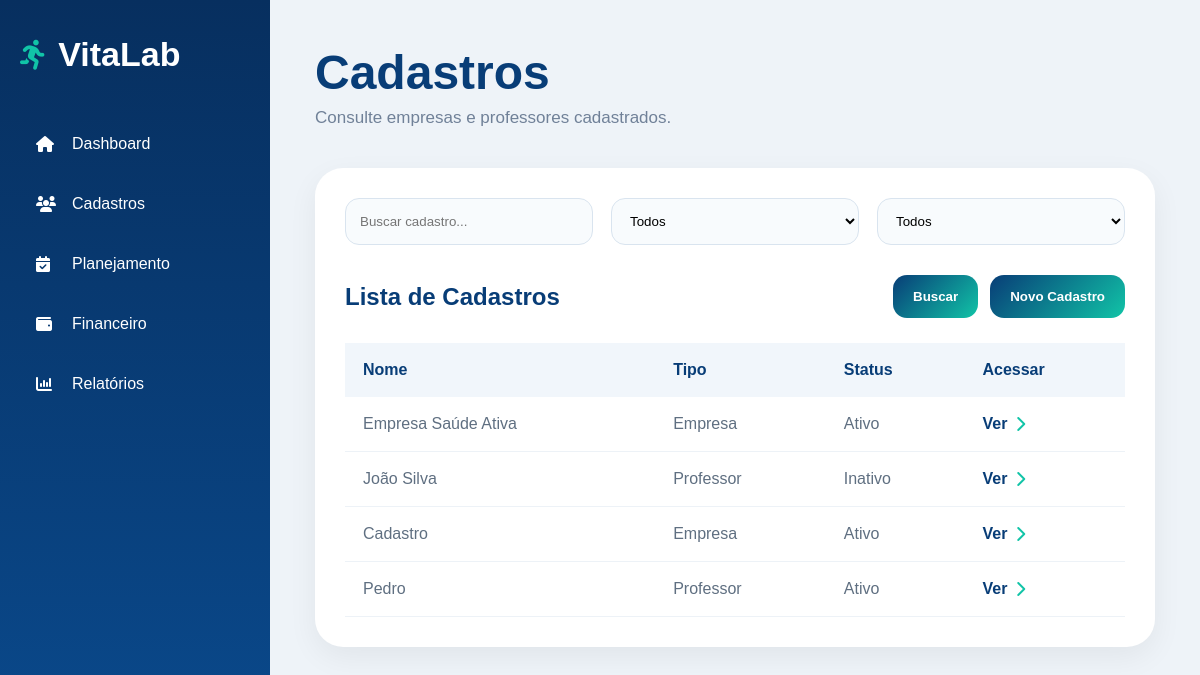
Page /cadastros on the committed database.
### tables this page shows
CREATE TABLE cadastros (
    id INTEGER PRIMARY KEY AUTOINCREMENT,
    tipo TEXT NOT NULL,
    status TEXT NOT NULL,

    razao_social TEXT,
    nome_fantasia TEXT,
    cnpj TEXT,
    inscricao_estadual TEXT,
    endereco TEXT,
    contato_responsavel TEXT,
    email TEXT,
    data_inicio_contrato TEXT,
    data_renovacao_contrato TEXT,
    valor_mensal TEXT,
    dia_pagamento TEXT,
    horarios_aulas TEXT,
    professor_responsavel TEXT,
    dados_pagamento TEXT,
    quantidade_alunos TEXT,

    nome_professor TEXT,
    cpf TEXT,
    registro_mei TEXT,
    registro_cref TEXT,
    empresas_vinculadas TEXT,
    valor_pagamento TEXT
, professor_responsavel_id INTEGER);

### app.py (the view)
@app.route("/cadastros")
def cadastros():
    busca = request.args.get("busca", "")
    tipo = request.args.get("tipo", "")
    status = request.args.get("status", "")
    query = "SELECT * FROM cadastros WHERE 1=1"
    parametros = []
    if busca:
        query += " AND (nome_fantasia LIKE ? OR nome_professor LIKE ?)"
        parametros.extend([f"%{busca}%", f"%{busca}%"])
    if tipo:
        query += " AND tipo = ?"
        parametros.append(tipo)
    if status:
        query += " AND status = ?"
        parametros.append(status)
    conexao = conectar_banco()
    cadastros = conexao.execute(query, parametros).fetchall()
    conexao.close()
    return render_template("cadastros.html", cadastros=cadastros)

### app.py (called while the page is built)
def conectar_banco():
    conexao = sqlite3.connect("vitalab.db")
    conexao.row_factory = sqlite3.Row
    return conexao

### templates/cadastros.html (shortened to what this page needs)
<!DOCTYPE html>
<html lang="pt-br">
<head>
<link rel="stylesheet" href="{{ url_for('static', filename='style.css') }}">
<link rel="stylesheet" href="https://cdnjs.cloudflare.com/ajax/libs/font-awesome/6.5.1/css/all.min.css">
</head>
<body class="system-page">
<div class="sidebar">
    <div class="sidebar-logo">
        <i class="fa-solid fa-person-running"></i>
        <h2>VitaLab</h2>
    </div>
        <ul class="sidebar-menu">
        <li><a href="/dashboard"><i class="fa-solid fa-house"></i>Dashboard</a></li>
        <li><a href="/cadastros"><i class="fa-solid fa-users"></i>Cadastros</a></li>
        <li><a href="/planejamento"><i class="fa-solid fa-calendar-check"></i>Planejamento</a></li>
        <li><a href="/financeiro"><i class="fa-solid fa-wallet"></i>Financeiro</a></li>
        <li><a href="/relatorios"><i class="fa-solid fa-chart-column"></i>Relatórios</a></li>
    </ul>
</div>
<div class="content-area">
    <div class="topbar">
        <h1>Cadastros</h1>
        <p>Consulte empresas e professores cadastrados.</p>
    </div>
    <div class="table-card">
        <form method="GET" action="/cadastros">
            <div class="filters-grid">
            <input type="text" name="busca" placeholder="Buscar cadastro...">
<select name="tipo">
    <option value="">Todos</option>
</select>
<select name="status">
    <option value="">Todos</option>
</select>
        </div>
        <div class="table-header">
            <h2>Lista de Cadastros</h2>
            <div class="header-actions">
                <button type="submit" class="secondary-button">
                    Buscar
                </button>
            <a href="/novo-cadastro">
            <button type="button" class="secondary-button">
                Novo Cadastro
            </button>
        </a>
    </div>
</div>
</form>
        <div class="table-wrapper">
            <table>
                <thead>
                    <tr>
                        <th>Nome</th>
                        <th>Tipo</th>
                        <th>Status</th>
                        <th>Acessar</th>
                    </tr>
                </thead>
                <tbody>
                    {% for cadastro in cadastros %}
<tr>
    <td>
        {% if cadastro["tipo"] == "Empresa" %}
            {{ cadastro["nome_fantasia"] }}
        {% else %}
            {{ cadastro["nome_professor"] }}
        {% endif %}
    </td>
    <td>{{ cadastro["tipo"] }}</td>
    <td>{{ cadastro["status"] }}</td>
    <td>
        <a href="/visualizacao-cadastro/{{ cadastro['id'] }}" class="record-link">
            Ver
            <i class="fa-solid fa-chevron-right"></i>
        </a>
    </td>
</tr>
{% endfor %}
                </tbody>
            </table>
        </div>
    </div>
</div>
</body>
</html>

### static/style.css (style rules this page uses)
* { margin: 0; padding: 0; box-sizing: border-box; font-family: Arial, Helvetica, sans-serif; }
body { background: #eef3f8; }
a { text-decoration: none; }
.system-page { min-height: 100vh; display: flex; background: #eef3f8; }
.sidebar { width: 270px; min-height: 100vh; background: linear-gradient(180deg, #072f5f, #0a4b8f); padding: 35px 20px; }
.sidebar-logo { display: flex; align-items: center; color: white; margin-bottom: 45px; }
.sidebar-logo i { font-size: 30px; margin-right: 12px; color: #11c4a7; }
.sidebar-logo h2 { font-size: 34px; }
.sidebar-menu { list-style: none; }
.sidebar-menu li { margin-bottom: 10px; }
.sidebar-menu a { display: flex; align-items: center; padding: 16px; border-radius: 16px; color: white; font-weight: 500; }
.sidebar-menu i { width: 24px; margin-right: 12px; }
.content-area { flex: 1; padding: 45px; }
.topbar { margin-bottom: 40px; }
.topbar h1 { color: #083d77; font-size: 48px; margin-bottom: 8px; }
.topbar p { color: #708198; font-size: 17px; }
.table-card { background:white; border-radius:28px; padding:30px; box-shadow:0 10px 30px rgba(0,0,0,0.06); }
.filters-grid { display:grid; grid-template-columns:repeat(auto-fit,minmax(220px,1fr)); gap:18px; margin-bottom:30px; }
.filters-grid input, .filters-grid select { padding:14px; border-radius:14px; border:1px solid #d9e4ef; background:#f8fbfd; outline:none; }
.table-header { display:flex; justify-content:space-between; align-items:center; margin-bottom:25px; }
.table-header h2 { color:#083d77; }
.secondary-button { border:none; padding:14px 20px; border-radius:14px; background:linear-gradient(135deg,#083d77,#11c4a7); color:white; cursor:pointer; font-weight:bold; }
.table-wrapper { overflow-x:auto; }
table { width:100%; border-collapse:collapse; }
th { background:#f1f6fb; color:#083d77; padding:18px; text-align:left; }
td { padding:18px; border-bottom:1px solid #edf2f7; color:#5f6f81; }
.record-link { display:flex; align-items:center; gap:8px; color:#083d77; font-weight:bold; }
.record-link i { color:#11c4a7; }
.header-actions { display: flex; gap: 12px; align-items: center; }

### rows in the picture
cadastros: nome_fantasia "Empresa Saúde Ativa", tipo "Empresa", status "Ativo"
cadastros: nome_professor "João Silva", tipo "Professor", status "Inativo"
cadastros: nome_fantasia "Cadastro", tipo "Empresa", status "Ativo"
cadastros: nome_professor "Pedro", tipo "Professor", status "Ativo"
